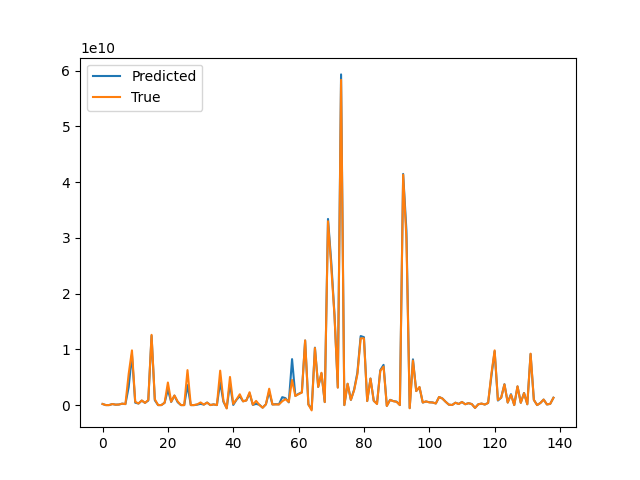

Here is the Python script that generated this plot:
import pandas as pd
import matplotlib.pyplot as plt
import numpy as np
from torch import nn
from torch import optim
from torch.autograd import Variable
import torch.nn.functional as F
from sklearn.preprocessing import MinMaxScaler
import numpy
import torch
import os
class Encoder(nn.Module):
    def __init__(self, T, input_size, encoder_num_hidden, parallel=False):
        super(Encoder, self).__init__()
        self.encoder_num_hidden = encoder_num_hidden
        self.input_size = 16
        self.input_size1 = 15
        self.parallel = parallel
        self.T = T
        self.K = input_size
        self.weight = nn.Parameter()
        self.bias = nn.Parameter()
        self.encoder_gru = nn.GRU(input_size=self.input_size, hidden_size=self.encoder_num_hidden, num_layers=1)
        self.encoder_gru1 = nn.GRU(input_size=self.input_size1, hidden_size=self.encoder_num_hidden, num_layers=1)
        self.encoder_lstm = nn.LSTM(input_size=self.input_size, hidden_size=self.encoder_num_hidden, num_layers=1)
        self.encoder_lstm1 = nn.LSTM(input_size=self.input_size1, hidden_size=self.encoder_num_hidden, num_layers=1)
        self.encoder_attn = nn.Linear(in_features=self.encoder_num_hidden * 2 + self.T - 1, out_features=1)
        self.encoder_attn_v = nn.Linear(in_features=2 * self.encoder_num_hidden + 1, out_features=1)

    def forward(self, X, y_prev):
        X_tilde = Variable(X.data.new(X.size(0), self.T - 1, self.input_size).zero_())
        X_encoded = Variable(X.data.new(X.size(0), self.T - 1, self.encoder_num_hidden).zero_())
        y_p = y_prev.unsqueeze(2)
        x_y = torch.cat((X, y_p), dim=2)
        #x_y = X
        h_n1 = self._init_states(X)
        s_n1 = self._init_states(X)
        for t in range(self.T - 1):
            x = torch.cat((h_n1.repeat(self.input_size, 1, 1).permute(1, 0, 2),s_n1.repeat(self.input_size, 1, 1).permute(1, 0, 2), x_y.permute(0, 2, 1)), dim=2)
            x = self.encoder_attn(x.view(-1, self.encoder_num_hidden * 2 + self.T - 1))
            alpha = F.softmax(x.view(-1, self.input_size), dim=1)
            x_tilde = torch.mul(alpha, x_y[:, t, :])
            self.encoder_lstm.flatten_parameters()
            _, final_state = self.encoder_lstm(x_tilde.unsqueeze(0), (h_n1, s_n1))
            h_n1 = final_state[0]
            s_n1 = final_state[1]
            X_tilde[:, t, :] = x_tilde
            X_encoded[:, t, :] = h_n1
        return X_tilde, X_encoded

    def _init_states(self, X):
        return Variable(X.data.new(1, X.size(0), self.encoder_num_hidden).zero_())


class Decoder(nn.Module):
    def __init__(self, T, decoder_num_hidden, encoder_num_hidden):
        super(Decoder, self).__init__()
        self.decoder_num_hidden = decoder_num_hidden
        self.encoder_num_hidden = encoder_num_hidden
        self.T = T
        self.h = torch.nn.Parameter(data=torch.empty(self.T - 1, decoder_num_hidden).uniform_(0, 1), requires_grad=True)
        self.c = torch.nn.Parameter(data=torch.empty(self.T - 1, decoder_num_hidden).uniform_(0, 1), requires_grad=True)
        self.attn_layer = nn.Sequential(nn.Linear(self.decoder_num_hidden * 3, decoder_num_hidden), nn.Linear(encoder_num_hidden, 1))
        self.attn_layer_y = nn.Sequential(nn.Linear(3, decoder_num_hidden), nn.Linear(encoder_num_hidden, 1))
        self.lstm_layer = nn.LSTM(input_size=1, hidden_size=self.decoder_num_hidden, num_layers=1)
        self.gru_layer = nn.GRU(input_size=1, hidden_size=self.decoder_num_hidden * 2, num_layers=1)
        self.fc = nn.Linear(self.decoder_num_hidden + 1, 1)
        self.fc_final = nn.Linear(self.decoder_num_hidden * 2, 1)
        self.fc.weight.data.normal_()

    def forward(self, X_encoded, y_prev):
        d_n = self._init_states(X_encoded)
        c_n = self._init_states(X_encoded)
        for t in range(self.T - 1):
            x = torch.cat((d_n.repeat(self.T - 1, 1, 1).permute(1, 0, 2), c_n.repeat(self.T - 1, 1, 1).permute(1, 0, 2),X_encoded), dim=2)
            beta = F.softmax(self.attn_layer(x.view(-1, x.shape[2])).view(-1, self.T - 1), dim=1)
            context_x = torch.bmm(beta.unsqueeze(1), X_encoded)[:, 0, :]
            if t < self.T - 1:
                y = torch.cat((context_x, y_prev[:, t].unsqueeze(1)), dim=1)
                y_tilde = self.fc(y)
                self.lstm_layer.flatten_parameters()
                _, final_states = self.lstm_layer(y_tilde.unsqueeze(0), (d_n, c_n))
                d_n = final_states[0]
                c_n = final_states[1]
        y_pred = self.fc_final(torch.cat((d_n[0], context_x), dim=1))
        return y_pred
    def _init_states(self, X):
        return Variable(X.data.new(1, X.size(0), X.size(2)).zero_())

class DA_RNN(nn.Module):
    def __init__(self, T, encoder_num_hidden, decoder_num_hidden, batch_size, learning_rate, epochs, parallel=False):
        super(DA_RNN, self).__init__()
        self.encoder_num_hidden = encoder_num_hidden
        self.decoder_num_hidden = decoder_num_hidden
        self.learning_rate = learning_rate
        self.batch_size = batch_size
        self.parallel = parallel
        self.shuffle = False
        self.epochs = epochs
        self.T = T
        self.device = torch.device('cuda:0' if torch.cuda.is_available() else 'cpu')
        print("==> Use accelerator: ", self.device)
        self.input_size = 15
        self.Encoder = Encoder(input_size=self.input_size, encoder_num_hidden=encoder_num_hidden, T=T).to(self.device)
        self.Decoder = Decoder(encoder_num_hidden=encoder_num_hidden, decoder_num_hidden=decoder_num_hidden, T=T).to(
            self.device)
        self.criterion = nn.MSELoss()
        if self.parallel:
            self.encoder = nn.DataParallel(self.encoder)
            self.decoder = nn.DataParallel(self.decoder)
        self.encoder_optimizer = optim.Adam(params=filter(lambda p: p.requires_grad, self.Encoder.parameters()), lr=self.learning_rate)
        self.decoder_optimizer = optim.Adam(params=filter(lambda p: p.requires_grad, self.Decoder.parameters()), lr=self.learning_rate)
    def train(self):
        train_num = np.array(range(1, 221))
        n_iter = 0
        self.train_timesteps = 51
        for epoch in range(self.epochs):
            idx = 0
            ref_idx = np.array(range(self.train_timesteps - self.T))
            self.error_sum = np.zeros(self.train_timesteps - (self.T - 1))
            self.iter_losses = np.zeros(self.train_timesteps - (self.T - 1))
            # indices = ref_idx[idx:(idx + self.T - 1)]
            indices = np.array(range(self.train_timesteps - (self.T - 1)))
            x = np.zeros((len(train_num), self.T - 1, self.input_size))
            y_prev = np.zeros((len(train_num), self.T - 1))
            y_gt = np.zeros((len(train_num), 1))
            for bs in range(len(indices)):
                for i in range(len(train_num)):
                    num = train_num[i]
                    self.X, self.y = self.load_train_dataset(num)
                    self.y = self.y.reshape(-1)
                    if indices[bs] + self.T - 1 < self.y.shape[0]:
                        x[i, :, :] = self.X[indices[bs]:(indices[bs] + self.T - 1), :]
                        y_prev[i, :] = self.y[indices[bs]:(indices[bs] + self.T - 1)]
                        y_gt[i, :] = self.y[indices[bs] + self.T - 1]
                    else:
                        i += 1
                loss, error = self.train_forward(x, y_prev, y_gt)
                self.iter_losses[bs] = loss
                self.error_sum[bs] = error
                idx += self.batch_size
                n_iter += 1
                if n_iter % 10000 == 0 and n_iter != 0:
                    for param_group in self.encoder_optimizer.param_groups:
                        param_group['lr'] = param_group['lr'] * 0.9
                    for param_group in self.decoder_optimizer.param_groups:
                        param_group['lr'] = param_group['lr'] * 0.9
            epochs_loss = np.mean(self.iter_losses)
            error_epoch = np.mean(self.error_sum)
            print('Epochs: ', epoch, 'iteration ', n_iter, 'loss: ', epochs_loss, 'error: ', error_epoch)

    def train_forward(self, X, y_prev, y_gt):
        self.encoder_optimizer.zero_grad()
        self.decoder_optimizer.zero_grad()
        train_num = np.array(range(1, 221))
        error = np.zeros(len(train_num))
        input_weighted, input_encoded = self.Encoder(Variable(torch.from_numpy(X).type(torch.FloatTensor).to(self.device)),Variable(torch.from_numpy(y_prev).type(torch.FloatTensor).to(self.device)))
        y_pred = self.Decoder(input_encoded, Variable(torch.from_numpy(y_prev).type(torch.FloatTensor).to(self.device)))
        y_true = Variable(torch.from_numpy(y_gt).type(torch.FloatTensor).to(self.device))
        y_true = y_true.view(-1, 1)
        for j in range(len(train_num)):
            if y_true[j] == 0:
                er = y_pred[j]
            else:
                er = abs(y_true[j] - y_pred[j])
            error[j] = er
        error_mean = np.mean(error)
        loss = self.criterion(y_pred, y_true)
        loss.backward()
        self.encoder_optimizer.step()
        self.decoder_optimizer.step()
        return loss.item(), error_mean

    def save_checkpoint(self, epoch, model, n_iter, loss):
        state = {'epoch': epoch, 'loss': loss, 'model': model, 'iter': n_iter}
        filename = './checkpoint_' + str(epoch) + '_' + str(loss) + '.pth'
        torch.save(state, filename)

    def load_train_dataset(self, year):
        main_path = r"D:/download_code/DA-RNN-attchange1/DA-RNN-master/train_set220_knn"
        file_name = '{}.csv'.format(year)
        file_path = os.path.join(main_path, file_name)
        df = pd.read_csv(file_path)
        data = df.iloc[:, 1:].values
        scaler = MinMaxScaler(feature_range=(0, 1))
        data = scaler.fit_transform(data)
        x1 = data[:, 0:11]
        x2 = data[:, 12:]
        x = np.hstack((x1, x2))
        y = data[:, 11]
        return numpy.array(x, dtype=np.float32), numpy.array(y, dtype=np.float32)

    def load_test_dataset(self, year):
        main_path = r"D:/download_code/DA-RNN-attchange1/DA-RNN-master/train_set220_knn"
        file_name = '{}.csv'.format(year)
        file_path = os.path.join(main_path, file_name)
        df = pd.read_csv(file_path)
        data = df.iloc[:, 1:].values
        x1 = data[:, 0:11]
        x2 = data[:, 12:]
        x = np.hstack((x1, x2))
        y = data[:, 11]
        y = np.array(y).reshape(-1, 1)
        return numpy.array(x, dtype=np.float32), numpy.array(y, dtype=np.float32)

    def test(self, on_train=False):
        test_num = np.array(range(82, 221))
        y_gt = np.zeros(len(test_num))
        y_pre = np.zeros(len(test_num))
        rmse_sum = np.zeros(len(test_num))
        error_sum = np.zeros(len(test_num))
        for k in range(len(test_num)):
            num = test_num[k]
            self.X, self.y = self.load_test_dataset(num)
            scaler = MinMaxScaler(feature_range=(0, 1))
            self.X = scaler.fit_transform(self.X)
            self.y = scaler.fit_transform(self.y)
            self.y = self.y.reshape(-1)
            self.train_timesteps = int(self.X.shape[0] - 1)
            y_pred = np.zeros(self.X.shape[0] - self.train_timesteps)
            i = 0
            while i < len(y_pred):
                batch_idx = np.array(range(len(y_pred)))[i: (i + self.batch_size)]
                X = np.zeros((len(batch_idx), self.T - 1, self.X.shape[1]))
                y_history = np.zeros((len(batch_idx), self.T - 1))
                for j in range(len(batch_idx)):
                    X[j, :, :] = self.X[self.train_timesteps - (self.T - 1):self.train_timesteps, :]
                    y_history[j, :] = self.y[self.train_timesteps - (self.T - 1):self.train_timesteps]
                y_history = Variable(torch.from_numpy(y_history).type(torch.FloatTensor).to(self.device))
                _, input_encoded = self.Encoder(Variable(torch.from_numpy(X).type(torch.FloatTensor).to(self.device)))
                y_pred[i:(i + self.batch_size)] = self.Decoder(input_encoded, y_history).cpu().data.numpy()[:, 0]
                i += self.batch_size
            y_true = self.y[self.train_timesteps:]
            RMSE = np.square(y_pred - y_true)
            rmse_sum[k] = RMSE
            y_gt[k] = y_true
            y_pre[k] = y_pred
            y_pred = y_pred.reshape(-1, 1)
            y_true = y_true.reshape(-1, 1)
            y_pred = scaler.inverse_transform(y_pred)
            y_true = scaler.inverse_transform(y_true)
            y_pred = y_pred.reshape(-1)
            y_true = y_true.reshape(-1)
            error = abs((y_true - y_pred) / y_true)
            error_sum[k] = error
        rmse_arr = np.mean(rmse_sum)
        print('RMSE', rmse_arr)
        error_s = np.mean(error_sum)
        print('average error：', error_s)
        var = np.var(error_sum, axis=0)
        print('variance:', var)
        fig3 = plt.figure()
        plt.plot(y_pre, label='Predicted')
        plt.plot(y_gt, label="True")
        plt.legend(loc='upper left')
        plt.savefig('D:/download_code/DA-RNN-attchange1/DA-RNN-master/contrast_experiment/without_spatialattn.png')
        plt.close(fig3)


if __name__ == '__main__':
    print("==> Load dataset ...")
    model = DA_RNN(12, 128, 128, 52, 0.001, 800)
    model.train()
    torch.save(model, 'D:/download_code/DA-RNN-attchange1/DA-RNN-master/contrast_experiment/without_spatialattn.pth')
    #model = torch.load('D:/download_code/DA-RNN-attchange1/DA-RNN-master/contrast_experiment/without_spatialattn.pth')
    model.test()